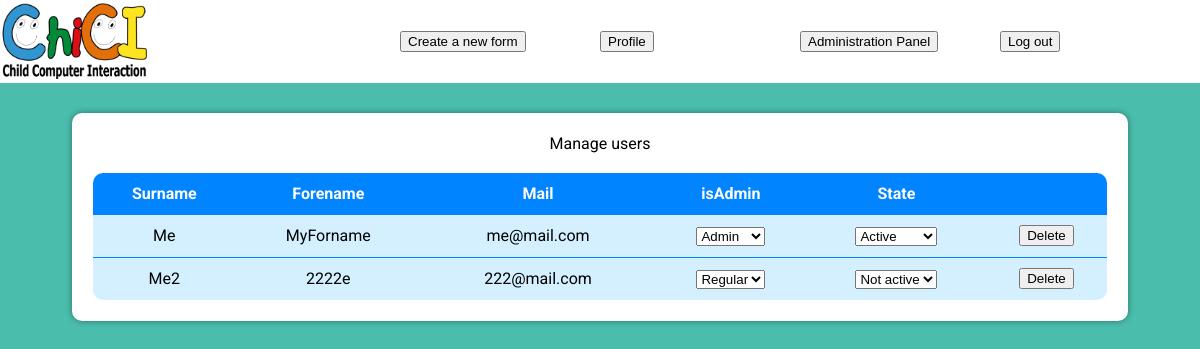
Page /index.php?action=readAll&controller=users (signed in) on the earlier database version.
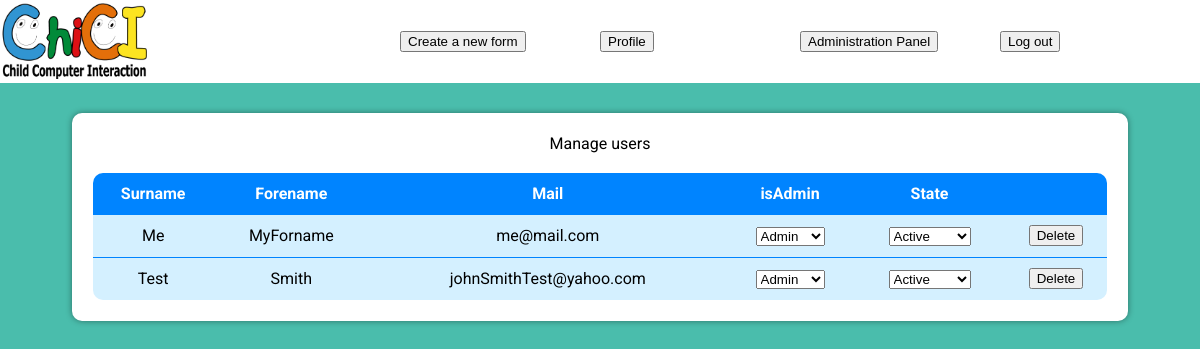
Same page on the later database version.
### tables this page shows
CREATE TABLE Users (
  userNickname varchar (20) PRIMARY KEY,
  userSurname varchar(20),
  userForename varchar(20),
  userMail varchar(60),
  userPassword varchar(250),
  userNonce varchar(64),
  isAdmin int(1),
  numberCreatedForm int(5)
)DEFAULT CHARSET=utf8;

### lib/Session.php (called while the page is built, shortened)
<?php
class Session{
    public static function is_admin() {
        return (!empty($_SESSION['admin']) && $_SESSION['admin']==1);
    }
    public static function is_connected() {
        return (!empty($_SESSION['connected']) && $_SESSION['connected']);
    }
}
?>

### index.php (called while the page is built, shortened)
<?php
    require_once File::build_path(array('controller', 'router.php'));
?>

### model/Model.php (called while the page is built, shortened)
<?php
class Model {
	public static $pdo;
    public static function Init() {
        $hostname = Conf::getHostName();
        $database_name = Conf::getDatabaseName();
        $login = Conf::getLogin();
        $password = Conf::getPassword();
        try {
            self::$pdo = new PDO("mysql:host=$hostname;dbname=$database_name", $login, $password, array(PDO::MYSQL_ATTR_INIT_COMMAND => "SET NAMES utf8"));
            self::$pdo->setAttribute(PDO::ATTR_ERRMODE, PDO::ERRMODE_EXCEPTION);
        } catch (PDOException $e) {
            if (Conf::getDebug()) {
                echo $e->getMessage();
            } else {
                echo 'Error. ';
            }
            die();
        }
    }
    public static function selectAll() {
        try {
            $table_name = static::$object;
            $class_name = 'Model' . $table_name;
            $sql = "SELECT * FROM $table_name;";
            $req_prep = Model::$pdo->query($sql);
            $req_prep->setFetchMode(PDO::FETCH_CLASS, $class_name);
            $tab_p = $req_prep->fetchAll();
            return $tab_p;
        }catch (PDOException $ex) {
            if (Conf::getDebug()) {
                echo $ex->getMessage();
            } else {
                echo "Error. We can not find the objects. ";
            }
            return false;
        }
    }
}
?>

### model/ModelUsers.php (called while the page is built, shortened)
<?php
require_once File::build_path(array('model', 'Model.php'));
class ModelUsers extends Model{
	private $userMail;
    private $userNickname;
    private $userForename;
    private $userNonce;
	private $isAdmin;
    public function getNonce(){return $this->userNonce;}
    public function getNickname(){return $this->userNickname;}
    public function getForename(){return $this->userForename;}
    public function getMail(){return $this->userMail;}
	public function getIsAdmin(){return $this->isAdmin;}
}
?>

### view/users/seeAllUsers.php (the view, shortened to what this page needs)
<main>
    <div class="adminPage">
	<table>
	<caption>Manage users</caption>
	<?php
		echo <<< EOT
			<thead>
				<tr>
					<th>Surname</th>
					<th>Forename</th>
					<th>Mail</th>
					<th>isAdmin</th>
					<th>State</th>
                                        <th></th>
				</tr>
		   </thead>
EOT;
		echo "<tbody>";
		$count = 0;
		foreach($users as $u){
			$protectedForename = htmlspecialchars($u->getForename());
			$protectedMail = htmlspecialchars($u->getMail());
			$protectedSurname = htmlspecialchars($u->getNickname());
			echo "<tr id=\"$count\">";
				echo "<td>$protectedSurname</td>";
				echo "<td>$protectedForename</td>";
				echo "<td>$protectedMail</td>";
				echo "<td><select name=\"isAdmin\" size = \"1\">";
					echo "<option value=\"0\" ".($u->getIsAdmin() == 0? "selected": "")."> Regular";
					echo "<option value=\"1\" ".($u->getIsAdmin() == 1? "selected": "")."> Admin";
				echo "</select></td>";
				echo "<td><select name=\"userNonce\" size = \"1\">";
					echo "<option value=\"0\" ".($u->getNonce() == NULL? "selected":"")."> Active";
					echo "<option value=\"1\" ".($u->getNonce() != NULL? "selected":"")."> Not active";
				echo "</select></td>";
				echo "<td><button class=\"deleteAccount\">Delete</button></td>";
			echo "</tr>";
			$count++;
		}
		echo "</tbody>";
	?>
	</table>
    </div>
</main>

### controller/router.php (shortened to what this page needs)
<?php
require_once File::build_path(array('lib','Session.php'));
require_once File::build_path(array('controller','ControllerUsers.php'));
require_once File::build_path(array('controller','ControllerAssocFormPI.php'));
$action = "";
if(isset($_GET['action'])){
	$action = $_GET['action'];
}else if(isset
($_POST['action'])){
	$action = $_POST['action'];
}
else{
	$action = 'welcome';
}
$controller = "";
if(isset($_GET['controller'])){
	$controller = $_GET['controller'];
}else if(isset($_POST['controller'])){
	$controller = $_POST['controller'];
}
else{
	$controller = 'default';
}
$controllerClass = 'Controller' . ucfirst($controller);
if(class_exists($controllerClass)){
	if(in_array($action,  get_class_methods($controllerClass))){
		$controllerClass::$action();
	}
	else{
		$data["message"] = "The action doesn't exist. ";
		$data["pagetitle"] = "Action not found";
		ControllerDefault::message($data);
	}
}else{
	$data["message"] = "The controller doesn't exist. ";
	$data["pagetitle"] = "Controller not found";
	ControllerDefault::message($data);
}
?>

### controller/ControllerUsers.php (shortened to what this page needs)
<?php
require_once File::build_path(array('model', 'ModelUsers.php'));
class ControllerUsers {
	public static function readAll(){
		if(Session::is_connected() && Session::is_admin()){
                        $stylesheet = 'admin';
			$users = ModelUsers::selectAll();
			require File::build_path(array('view','view.php'));
		}else{
			$data["message"] = "Regular users are not allowed to do this action. ";
			$data["pagetitle"] = "See all users error";
			ControllerDefault::message($data);
		}
	}
}
?>

### view/view.php (shortened to what this page needs)
<!DOCTYPE html>
<html>
    <head>
        <link rel="stylesheet" href="css/styles.css">
		<?php
			if(isset($stylesheet)){
				echo "<link rel=\"stylesheet\" href=\"css/$stylesheet.css\">";
			}
		?>
    </head>
    <body>
		<header>
			<?php
				if(Session::is_connected()){
					echo <<< EOT
						<a class='menu-logo' href="index.php">
							<div class='menu-logo-content'>
								<img class='menu-logo-img' src='media/chicilogo.png' alt='chici logo' style="max-width:150px;max-height:100px">
							</div>
						</a>
						<div class='menu-buttons'>
							<div class="menu-item">
									<a href='index.php?action=create&controller=form'>
										<button type="button">Create a new form</button>
									</a>
							</div>
							<div class="menu-item">
								<a href='index.php?action=displaySelf&controller=users'>
									<button type="button" id="goToProfile">Profile</button>
								</a>
							</div>
EOT;
									if (Session::is_admin()) {
										echo "<div class=\"menu-item\">";
										echo "<a href='index.php?controller=users&action=administrate'>";
										echo "<button type=\"button\">Administration Panel</button></a>";
										echo "</div>";
									}
					echo <<< EOT
							<div class="menu-item">
								<a href='index.php?action=disconnect&controller=users'>
									<button type="button">Log out</button>
								</a>
							</div>
						</div>
EOT;
				}
			?>
		</header>
                <?php
                $filepath = File::build_path(array('view', $controller, $view . ".php"));
                require $filepath;
                ?>
    </body>
</html>

### css/styles.css (style rules this page uses)
body { padding:0; margin:0; font-family: 'Roboto', sans-serif; }
main { padding-left:6%; padding-right:6%; background-color: #4abdac; height:100%; }
header { display:flex; }
header > * { flex:1; }
.menu-buttons { display:flex; flex:2; }
.menu-buttons > * { flex:1; margin:auto; }
table { width:100%; border-collapse:collapse; }
table td { text-align:center; height: 40px; overflow: auto; }
table th { height: 40px; }
html { height: 100%; }
body { min-height: 100%; }
table tr:not(:last-child) { border-bottom: solid 1px #0084FF; }
table th { background-color: #0084FF; color: white; }
table th:first-child { border-radius: 10px 0px 0px 0px }
table th:last-child { border-radius: 0px 10px 0px 0px }
table caption { padding-bottom: 20px }
tr:not(:last-child) { background-color: #D4F0FF }
tr:last-child td:not(:first-child):not(:last-child) { background-color: #D4F0FF }
tr:last-child td:first-child { background-color: #D4F0FF; border-radius: 0px 0px 0px 10px; }
tr:last-child td:last-child { background-color: #D4F0FF; border-radius: 0px 0px 10px 0px; }

### css/admin.css (style rules this page uses)
main { height:100vh; padding-top: 30px; }
.adminPage { background-color: white; padding: 2%; box-shadow: 0px 0px 6px 0px rgba(0,0,0,0.4); border-radius: 10px; }

Differences in the rows shown:
removed users: userNickname "Me2", userForename "2222e", userMail "222@mail.com", isAdmin "Regular", userNonce "Not active"
added users: userNickname "Test", userForename "Smith", userMail "johnSmithTest@yahoo.com", isAdmin "Admin", userNonce "Active"
